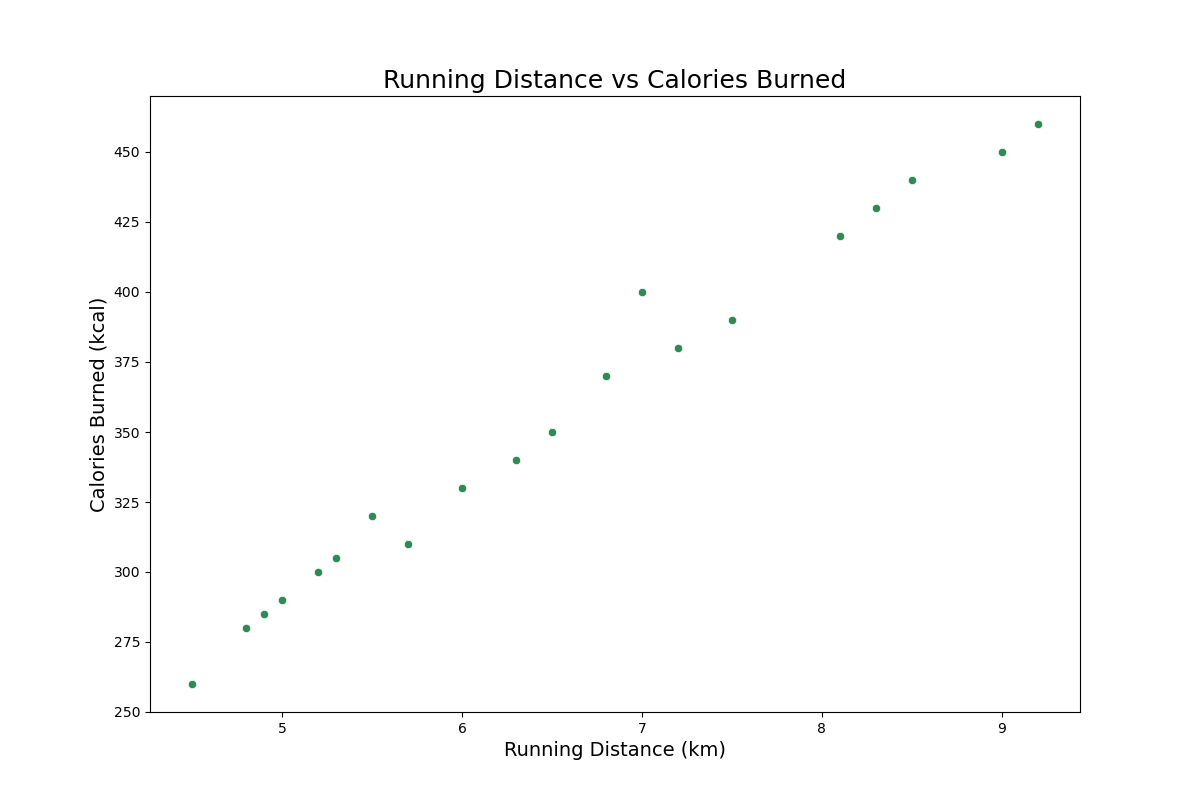

Reproduce this figure in Python.

import seaborn as sns
import pandas as pd
import matplotlib.pyplot as plt

data = {
    'Day': [1, 2, 3, 4, 5, 6, 7, 8, 9, 10, 11, 12, 13, 14, 15, 16, 17, 18, 19, 20],
    'RunningDistance': [5.2, 6.5, 7.0, 4.8, 8.1, 5.7, 9.0, 6.3, 4.5, 7.2, 6.8, 5.0, 8.3, 5.5, 7.5, 6.0, 9.2, 4.9, 8.5, 5.3],
    'CaloriesBurned': [300, 350, 400, 280, 420, 310, 450, 340, 260, 380, 370, 290, 430, 320, 390, 330, 460, 285, 440, 305]
}

df = pd.DataFrame(data)

plt.figure(figsize=(12, 8))
scatterplot = sns.scatterplot(x='RunningDistance', y='CaloriesBurned', data=df, color='#2E8B57')

scatterplot.set_title('Running Distance vs Calories Burned', fontsize=18)
scatterplot.set_xlabel('Running Distance (km)', fontsize=14)
scatterplot.set_ylabel('Calories Burned (kcal)', fontsize=14)

plt.show()
